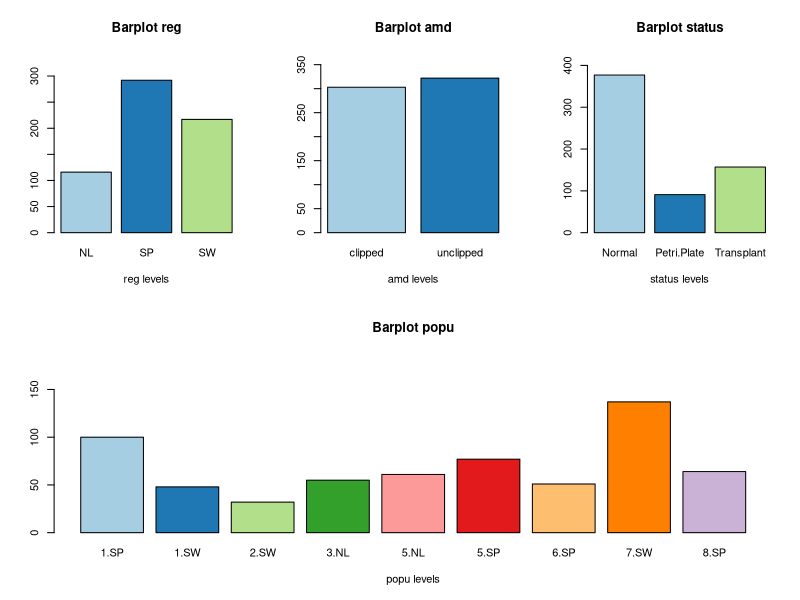
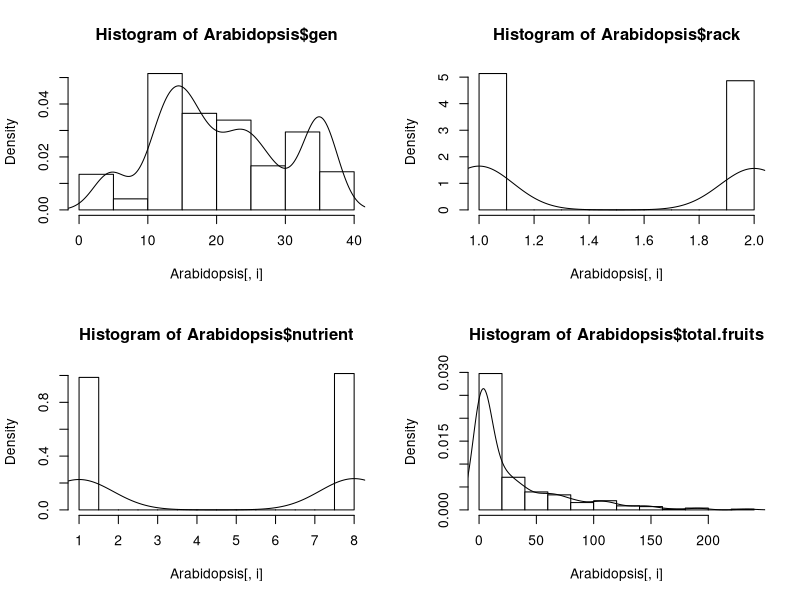
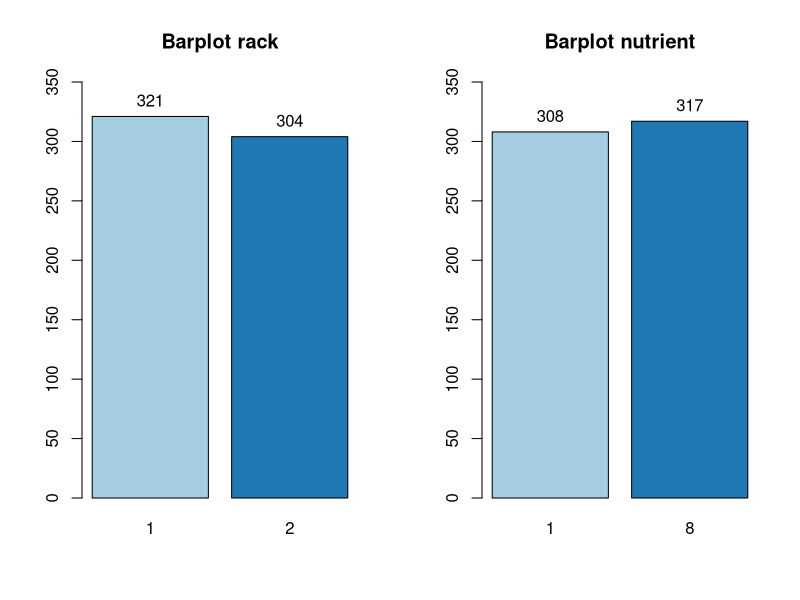
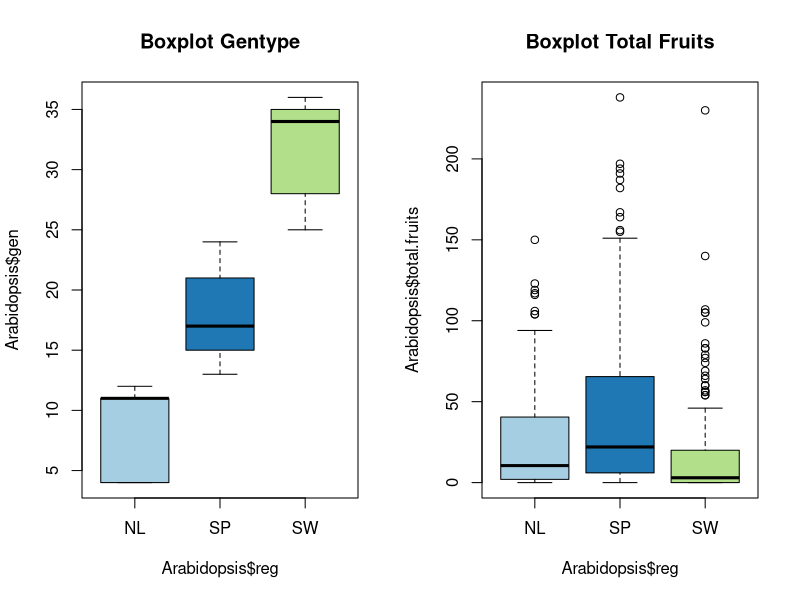
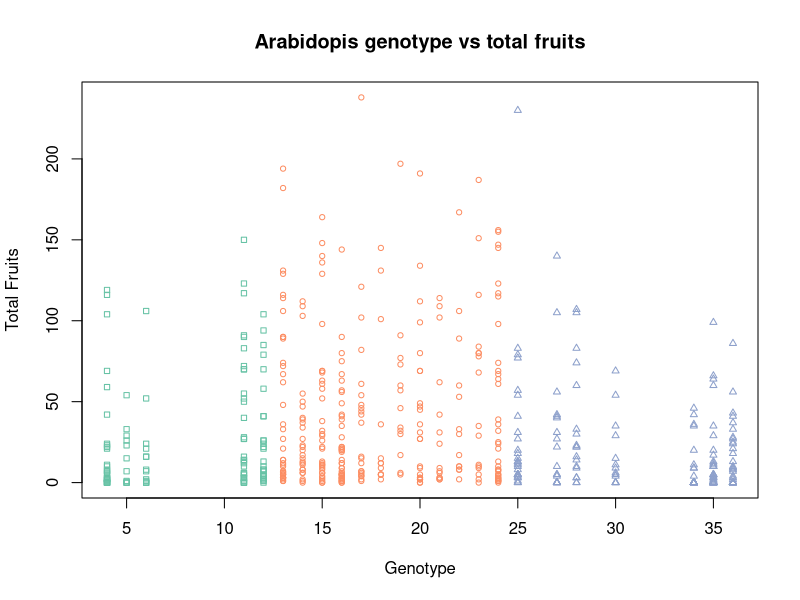

The R source for these figures, in order:
setwd("/home/guest/R_course")
# Load the Arabidopsis dataset from the lme4 package
# install.packages("lme4")
library(lme4)
Arabidopsis <- Arabidopsis

# Look at the structure of this dataset: how many observations and variables?
# How many factors and numeric variables?
str(Arabidopsis)

# Make one figure showing barplots for the different categorical variables,
# with title “Barplot variable name”,each bar in a different color  
# (at least 9 colors i.e. max. levels) and axes set with labels and limit (ylim)
library(RColorBrewer)
colors <- brewer.pal(12,"Paired")
layout(matrix(c(1,2,3,4,4,4),
              2,
              3, 
              byrow = TRUE))
cat_var <- c("reg", "amd", "status", "popu")
for (i in cat_var ){
  barplot(table(Arabidopsis[,i]),
          col = colors,
          xlab = paste(i, "levels"),
          main = paste("Barplot", i),
          ylim = c(0,max(table(Arabidopsis[,i]))+50))
}

# Make a second figure with histograms of the four numerical variable and add the density lines.
num_var <- c("gen", "rack", "nutrient", "total.fruits")
par(mfrow=c(2,2))
for (i in num_var){
  hist(Arabidopsis[,i],
      breaks = 10,
      main = paste0("Histogram of Arabidopsis$",i),
      col = "white",
      probability = TRUE)
  lines(density(Arabidopsis[,i]))
}

# Which numerical variables can be set as factor because they have only 
# a few possible numerical values? Set them as.factor and make a new figure with barplots.  
# Can you add the frequencies above the bars?
Arabidopsis$rack <- as.factor(Arabidopsis$rack)
Arabidopsis$nutrient <- as.factor(Arabidopsis$nutrient)
str(Arabidopsis)
num_as_factor <-c("rack", "nutrient")
colors <- brewer.pal(12,"Paired")
par(mfrow = c(1,2))
for (i in num_as_factor){
  bp <- barplot(table(Arabidopsis[,i]),
          main = paste("Barplot",i),
          col = colors,
          ylim=c(0,350))
  text(x=bp, y=table(Arabidopsis[,i]),label=table(Arabidopsis[,i]),pos=3)
}

# Make a new figure with boxplots of the remaining numerical values per region
# with title, labels and colors.
# num_var <- c("gen", "total.fruits")
par(mfrow=c(1,2))
boxplot(Arabidopsis$gen ~ Arabidopsis$reg,
        main = "Boxplot Gentype",
        col = colors)
boxplot(Arabidopsis$total.fruits ~ Arabidopsis$reg,
        main = "Boxplot Total Fruits",
        col = colors,)

# Also make a scatterplot of two numerical values with title, 
# colors and legend. Each region in different color and symbol
par(mfrow=c(1,1))
colors <- brewer.pal(3,"Paired")
reg_colors <- Arabidopsis$reg
levels(reg_colors) <- list("#66C2A5" = "NL",
                           "#FC8D62" = "SP",
                           "#8DA0CB" = "SW")
reg_colors <- as.character(reg_colors)
plot(Arabidopsis$gen, Arabidopsis$total.fruits,
     xlab = "Genotype",
     ylab = "Total Fruits",
     main = "Arabidopis genotype vs total fruits",
     pch = as.numeric(Arabidopsis$reg) -1,
     cex = 0.7,
     col = reg_colors)





